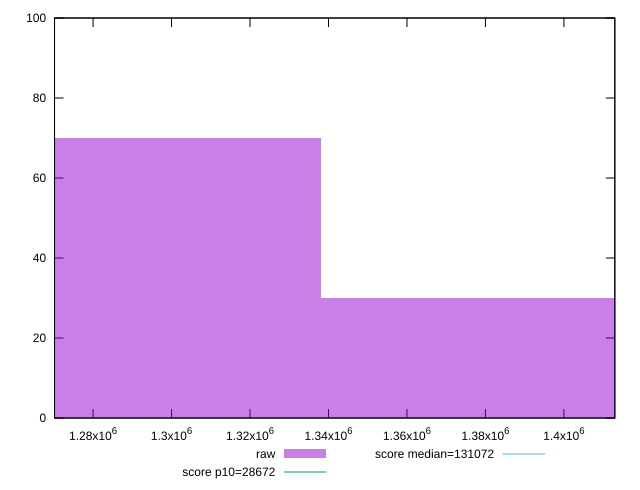

The gnuplot source for this figure:
reset

$raw <<EOF
1292002.3234826021 70
1384288.2037313594 30
EOF

set key outside below
set boxwidth 92285.8802487573
set xrange [1270176.0707324643:1412978.248801986]
set yrange [0:100]
set trange [0:100]
set style fill transparent solid 0.5 noborder

set parametric
set terminal svg size 640, 490 enhanced background rgb 'white'
set output "report_00026_2021-02-22T21:38:55.199Z/uses-long-cache-ttl/samples/pages/raw/histogram.svg"

plot $raw title "raw" with boxes, \
     28672,t title "score p10=28672", \
     131072,t title "score median=131072"

reset
